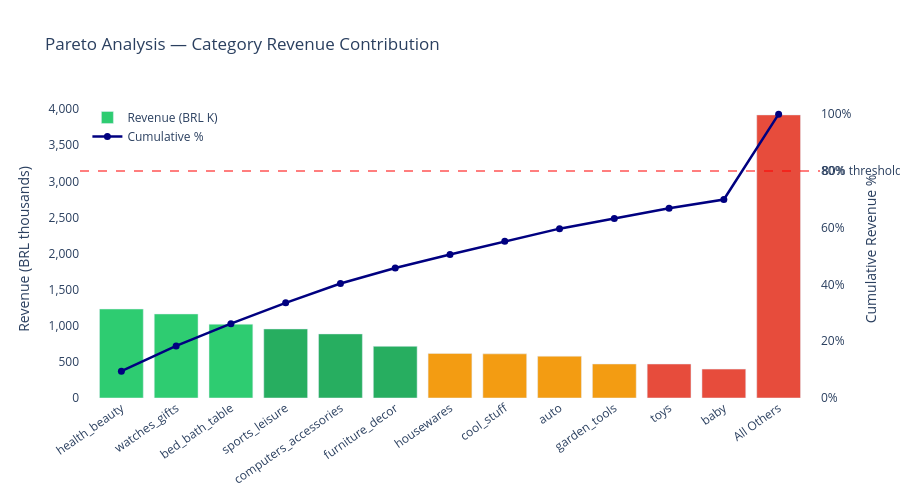

Notebook code cell kept with this figure:
### Code cell
waterfall_df['cumulative_pct'] = (
    waterfall_df['revenue'].cumsum() /
    waterfall_df['revenue'].sum() * 100
).round(2)

fig = go.Figure()

# Bars
fig.add_trace(go.Bar(
    x    = waterfall_df['category'],
    y    = waterfall_df['revenue'] / 1e3,
    name = 'Revenue (BRL K)',
    marker_color = ['#2ecc71' if i < 3 else
                    '#27ae60' if i < 6 else
                    '#f39c12' if i < 10 else
                    '#e74c3c'
                    for i in range(len(waterfall_df))],
    yaxis= 'y1'
))

# Cumulative line
fig.add_trace(go.Scatter(
    x    = waterfall_df['category'],
    y    = waterfall_df['cumulative_pct'],
    name = 'Cumulative %',
    mode = 'lines+markers',
    line = dict(color='navy', width=2.5),
    marker = dict(size=7),
    yaxis= 'y2'
))

# 80% reference line
fig.add_hline(y=80, line_dash='dash',
              line_color='red', opacity=0.5,
              annotation_text='80% threshold',
              annotation_position='right',
              yref='y2')

fig.update_layout(
    title  = 'Pareto Analysis — Category Revenue Contribution',
    xaxis  = dict(tickangle=-35),
    yaxis  = dict(title='Revenue (BRL thousands)', tickformat=',.0f'),
    yaxis2 = dict(title='Cumulative Revenue %',
                  overlaying='y', side='right',
                  range=[0, 105],
                  ticksuffix='%'),
    height        = 500,
    plot_bgcolor  = 'white',
    paper_bgcolor = 'white',
    legend        = dict(x=0.01, y=0.99)
)

fig.show()

threshold_row = waterfall_df[waterfall_df['cumulative_pct'] >= 80].iloc[0]
idx_80        = waterfall_df[waterfall_df['cumulative_pct'] >= 80].index[0]
print(f"\n80% of revenue reached at category #{idx_80+1}: "
      f"{threshold_row['category']}")
print(f"Focus these {idx_80+1} categories for maximum revenue impact")

### Figure 1 — Plotly figure (JSON) as saved in the notebook; plotly's stock layout.template omitted (floating-point values rounded to 4 significant figures)
{"data": [{"marker": {"color": ["#2ecc71", "#2ecc71", "#2ecc71", "#27ae60", "#27ae60", "#27ae60", "#f39c12", "#f39c12", "#f39c12", "#f39c12", "#e74c3c", "#e74c3c", "#e74c3c"]}, "name": "Revenue (BRL K)", "type": "bar", "x": ["health_beauty", "watches_gifts", "bed_bath_table", "sports_leisure", "computers_accessories", "furniture_decor", "housewares", "cool_stuff", "auto", "garden_tools", "toys", "baby", "All Others"], "y": [1232.0, 1164.0, 1022.0, 956.1, 887.2, 715.6, 617.6, 611.2, 579.0, 470.9, 470.7, 399.8, 3920.0], "yaxis": "y"}, {"line": {"color": "navy", "width": 2.5}, "marker": {"size": 7}, "mode": "lines+markers", "name": "Cumulative %", "type": "scatter", "x": ["health_beauty", "watches_gifts", "bed_bath_table", "sports_leisure", "computers_accessories", "furniture_decor", "housewares", "cool_stuff", "auto", "garden_tools", "toys", "baby", "All Others"], "y": [9.44, 18.36, 26.2, 33.53, 40.33, 45.81, 50.55, 55.23, 59.67, 63.28, 66.89, 69.95, 100.0], "yaxis": "y2"}], "layout": {"annotations": [{"showarrow": false, "text": "80% threshold", "x": 1, "xanchor": "left", "xref": "x domain", "y": 80, "yanchor": "middle", "yref": "y2"}], "height": 500, "legend": {"x": 0.01, "y": 0.99}, "paper_bgcolor": "white", "plot_bgcolor": "white", "shapes": [{"line": {"color": "red", "dash": "dash"}, "opacity": 0.5, "type": "line", "x0": 0, "x1": 1, "xref": "x domain", "y0": 80, "y1": 80, "yref": "y2"}], "title": {"text": "Pareto Analysis — Category Revenue Contribution"}, "xaxis": {"tickangle": -35}, "yaxis": {"tickformat": ",.0f", "title": {"text": "Revenue (BRL thousands)"}}, "yaxis2": {"overlaying": "y", "range": [0, 105], "side": "right", "ticksuffix": "%", "title": {"text": "Cumulative Revenue %"}}}}
